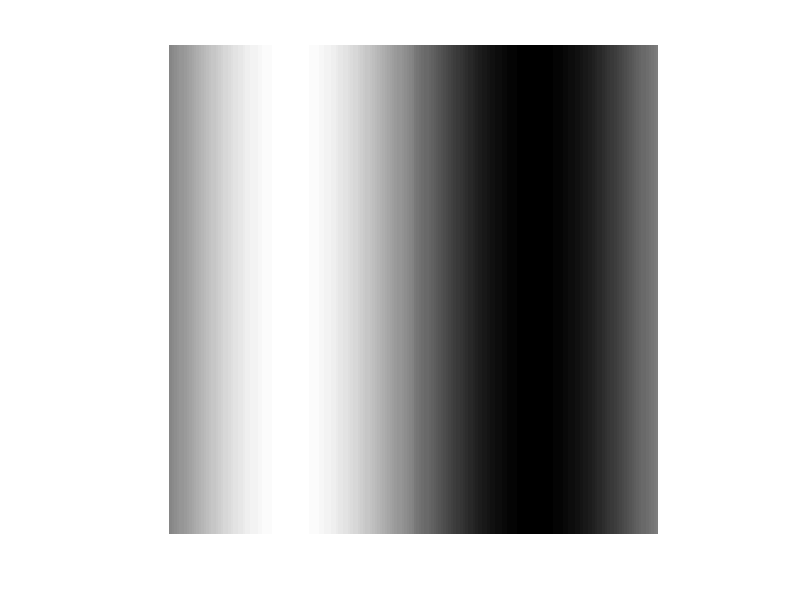
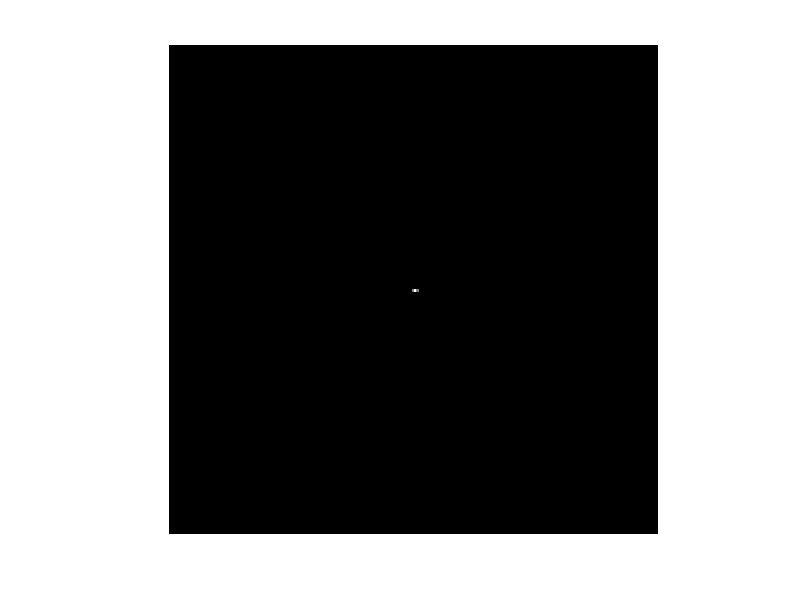

Source code (MATLAB) for these figures, in order:

clear all;

function showImage(x)
	figure(1);
	clf
	imshow(x,[]);
	colormap(gray);
	return;
end 

function showBoth(origin, transform)
	figure(1);
	clf
	imshow(origin,[]);
	figure(2);
	clf
	imshow(transform,[]);
	colormap(gray);
	return;
end

function transform = ftPlusShift (origin)
	transform = fftshift (abs (fft2(origin)));
	return;
end


%%%% Normalize number, take origin min(a), origin max(b) %%%%
%%%% new min(x), new Max(y) and origin number "in" %%%%
function out  = normalization(a, b, x, y, in)
	out =  (in - a) / (b - a) * (y - x) + x;
	return;
end

%%%% Env Vars %%%%
nPix = 200;
mat = zeros(nPix,nPix);
f = 1; % frequency


for i = 1:nPix
	for j=1:nPix
		mat(i,j) = normalization (-1, 1, 0, 255, sin(2 * pi * f * j/nPix));
	endfor
endfor
% plot(mat(1,:)) % Should give a sinusoid bounded by 0 - 255

F = fft2(mat);
showBoth(mat, fftshift(abs(F)));

% Rotating the image by 90 degree
mat2 = rot90(mat, -1);
F2 = fft2(mat2);


boxMat = zeros(nPix,nPix);
boxSize = 30;

for i = (nPix - boxSize)/2:(nPix + boxSize)/2
	for j = (nPix - boxSize)/2:(nPix + boxSize)/2
		boxMat(i,j) = 1;
	endfor
endfor
